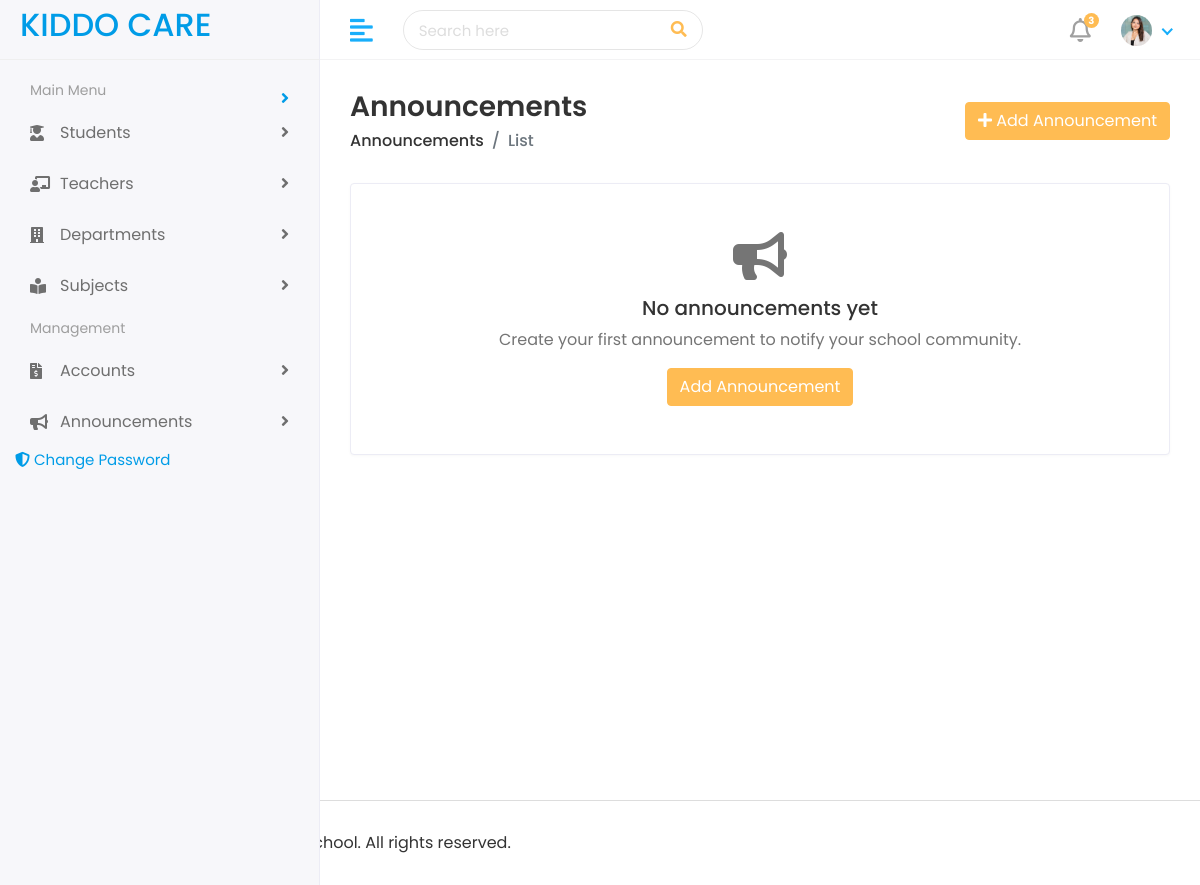
The app's page /adminservices/announcements/ (signed in), older data.
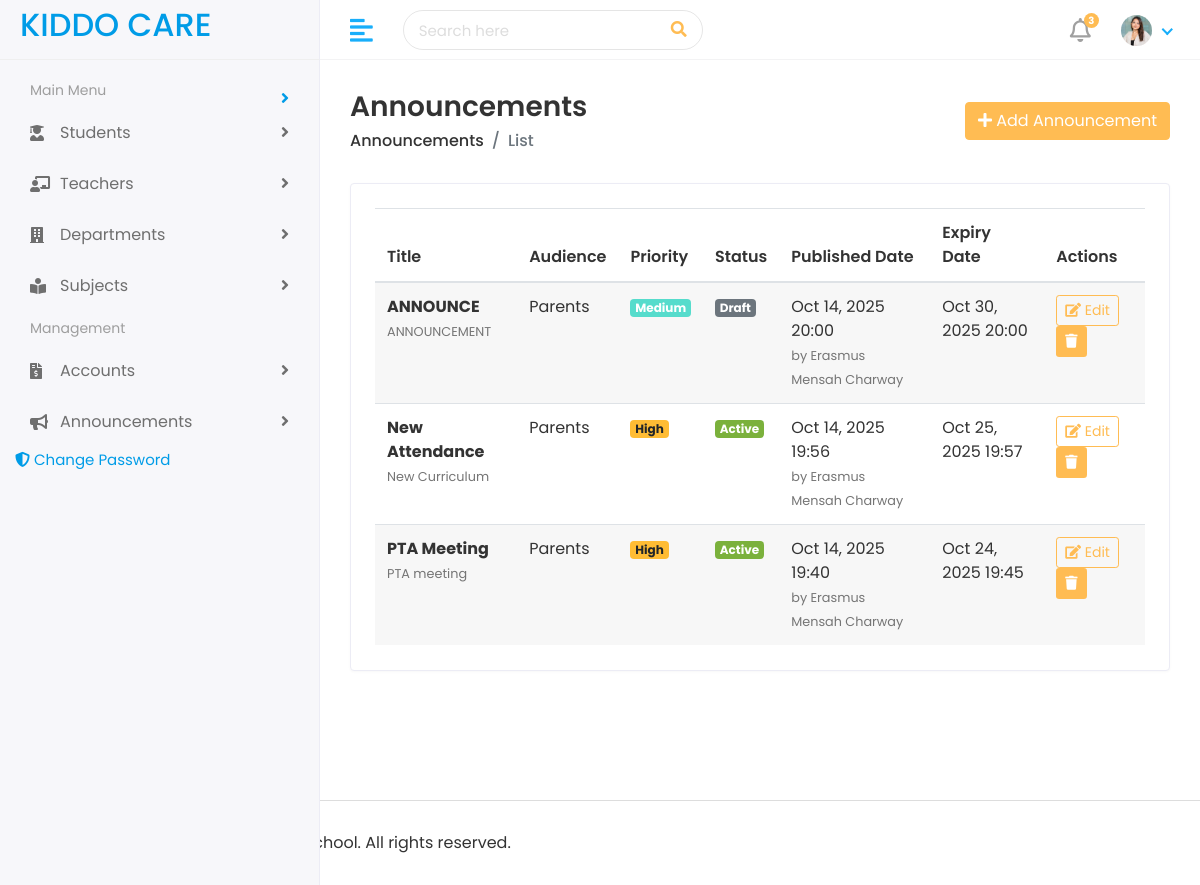
The same page, newer data.
### account/models.py (models this page shows, shortened)
class Announcement(models.Model):
    PRIORITY_CHOICES = [
        ("low", "Low"),
        ("medium", "Medium"),
        ("high", "High"),
        ("urgent", "Urgent"),
    ]
    TARGET_AUDIENCE_CHOICES = [
        ("all", "All"),
        ("students", "Students"),
        ("teachers", "Teachers"),
        ("parents", "Parents"),
        ("staff", "Staff"),
    ]
    id = models.UUIDField(primary_key=True, default=uuid.uuid4, editable=False)
    school = models.ForeignKey(School, on_delete=models.CASCADE, related_name="announcements")
    title = models.CharField(max_length=255)
    content = models.TextField()
    author = models.ForeignKey(CustomUser, on_delete=models.SET_NULL, null=True, related_name="announcements")
    priority = models.CharField(max_length=20, choices=PRIORITY_CHOICES, default="medium")
    target_audience = models.CharField(max_length=20, choices=TARGET_AUDIENCE_CHOICES, default="all")
    published = models.BooleanField(default=False)
    publish_date = models.DateTimeField(blank=True, null=True)
    expiry_date = models.DateTimeField(blank=True, null=True)
    attachment = models.FileField(upload_to="announcements/", blank=True, null=True)
    created_at = models.DateTimeField(auto_now_add=True)
    updated_at = models.DateTimeField(auto_now=True)
    class Meta:
        verbose_name = "Announcement"
        verbose_name_plural = "Announcements"
        ordering = ["-created_at"]
    def is_active(self):
        now = timezone.now()
        if not self.published:
            return False
        if self.publish_date and now < self.publish_date:
            return False
        if self.expiry_date and now > self.expiry_date:
            return False
        return True

class CustomUser(AbstractUser):
    ROLE_CHOICES = [
        ("admin", "Admin"),
        ("teacher", "Teacher"),
        ("student", "Student"),
        ("parent", "Parent"),
    ]
    GENDER_CHOICES = [
        ("male", "Male"),
        ("female", "Female"),
        ("other", "Other"),
    ]
    id = models.UUIDField(primary_key=True, default=uuid.uuid4, editable=False)
    role = models.CharField(max_length=20, choices=ROLE_CHOICES, default="student")
    phone_number = models.CharField(max_length=15, blank=True, null=True)
    gender = models.CharField(max_length=10, choices=GENDER_CHOICES, blank=True, null=True)
    date_of_birth = models.DateField(blank=True, null=True)
    address = models.TextField(blank=True, null=True)
    profile_picture = models.ImageField(upload_to="profile_pictures/", blank=True, null=True)
    is_active = models.BooleanField(default=True)
    created_at = models.DateTimeField(auto_now_add=True)
    updated_at = models.DateTimeField(auto_now=True)
    USERNAME_FIELD = "username"
    REQUIRED_FIELDS = ["email"]
    class Meta:
        verbose_name = "User"
        verbose_name_plural = "Users"
        ordering = ["-created_at"]

### adminservices/views.py (the view)
# urls.py: path('announcements/', views.list_announcements, name='announcement_list'),
@login_required
def list_announcements(request):
    if request.user.role != "admin":
        messages.error(request, "You are not authorized to manage announcements.")
        return redirect("account:home")
    if not hasattr(request.user, 'managed_school'):
        messages.error(request, "You do not manage any school.")
        return redirect("account:home")
    school = request.user.managed_school
    announcements = Announcement.objects.filter(school=school).select_related('author').order_by('-created_at')
    return render(request, "adminservices/list_announcements.html", {
        "announcements": announcements
    })

### adminservices/templates/adminservices/list_announcements.html (shortened to what the changed rows need)
{% extends "adminservices/base.html" %}
{% load static %}
{% block content %}
<div class="page-wrapper">
  <div class="content container-fluid">
    <div class="row">
      <div class="col-sm-12">
        <div class="card">
          <div class="card-body">
            {% if announcements %}
              <div class="table-responsive">
                <table class="table table-striped table-hover">
                  <thead>
                    <tr>
                      <th>Title</th>
                      <th>Audience</th>
                      <th>Priority</th>
                      <th>Status</th>
                      <th>Published Date</th>
                      <th>Expiry Date</th>
                      <th>Actions</th>
                    </tr>
                  </thead>
                  <tbody>
                    {% for ann in announcements %}
                      <tr>
                        <td>
                          <strong>{{ ann.title }}</strong><br>
                          <small class="text-muted">{{ ann.content|truncatewords:10 }}</small>
                        </td>
                        <td>{{ ann.get_target_audience_display }}</td>
                        <td>
                          <span class="badge
                            {% if ann.priority == 'urgent' %}badge-danger
                            {% elif ann.priority == 'high' %}badge-warning
                            {% elif ann.priority == 'medium' %}badge-info
                            {% else %}badge-secondary{% endif %}">
                            {{ ann.get_priority_display }}
                          </span>
                        </td>
                        <td>
                          {% if ann.published and ann.is_active %}
                            <span class="badge badge-success">Active</span>
                          {% elif ann.published and not ann.is_active %}
                            <span class="badge badge-warning">Inactive (Expired/Scheduled)</span>
                          {% else %}
                            <span class="badge badge-secondary">Draft</span>
                          {% endif %}
                        </td>
                        <td>
                          {{ ann.publish_date|date:"M d, Y H:i" }}<br>
                          <small class="text-muted">by {{ ann.author.get_full_name|default:ann.author.username }}</small>
                        </td>
                        <td>
                          {% if ann.expiry_date %}
                            {{ ann.expiry_date|date:"M d, Y H:i" }}
                          {% else %}
                            <em>Never</em>
                          {% endif %}
                        </td>
                        <td>
                          <a href="{% url 'adminservices:announcement_edit' pk=ann.id %}" class="btn btn-sm btn-outline-primary">
                            <i class="fas fa-edit"></i> Edit
                          </a>
                          <a href="{% url 'adminservices:delete-announcement' announcement.id %}"
                             class="btn btn-sm bg-danger-light"
                             onclick="return confirm('Are you sure you want to delete {{ request.user.username }}?');">
                            <i class="fas fa-trash"></i>
                          </a>
                        </td>
                      </tr>
                    {% endfor %}
                  </tbody>
                </table>
              </div>
            {% else %}
              <div class="text-center py-4">
                <i class="fas fa-bullhorn fa-3x text-muted mb-3"></i>
                <h5>No announcements yet</h5>
                <p class="text-muted">Create your first announcement to notify your school community.</p>
                <a href="{% url 'adminservices:manage_announcement' %}" class="btn btn-primary">Add Announcement</a>
              </div>
            {% endif %}
          </div>
        </div>
      </div>
    </div>
  </div>
</div>
{% endblock %}

Row changes from the older to the newer data that the page shows:
added Announcement: title "ANNOUNCE", content "ANNOUNCEMENT", target_audience "Parents", priority "Medium", published "Draft", publish_date "Oct 14, 2025 20:00", author.get_full_name "Erasmus Mensah Charway", expiry_date "Oct 30, 2025 20:00"
added Announcement: title "New Attendance", content "New Curriculum", target_audience "Parents", priority "High", published "Active", publish_date "Oct 14, 2025 19:56", author.get_full_name "Erasmus Mensah Charway", expiry_date "Oct 25, 2025 19:57"
added Announcement: title "PTA Meeting", content "PTA meeting", target_audience "Parents", priority "High", published "Active", publish_date "Oct 14, 2025 19:40", author.get_full_name "Erasmus Mensah Charway", expiry_date "Oct 24, 2025 19:45"
Text that changed along with them:
text no longer shown: "No announcements yet Create your first announcement to notify your school community. Add Announcement"
text now shown: "Title Audience Priority Status Published Date Expiry Date Actions"
